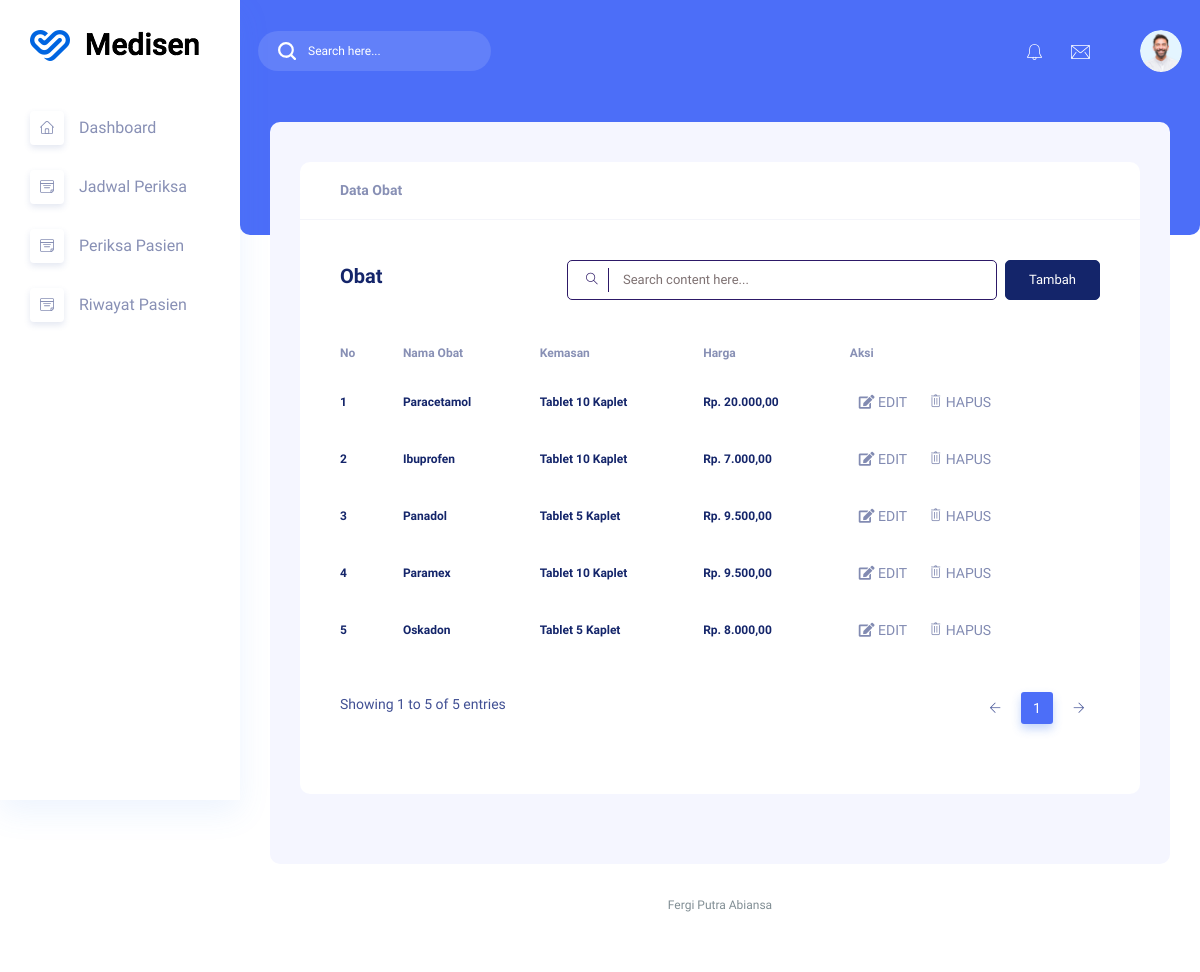
Screenshot of /admin/obat.php (signed in) with the database file from the repository.
### tables this page shows
CREATE TABLE `obat` (
  `id` int(11) UNSIGNED NOT NULL,
  `nama_obat` varchar(50) NOT NULL,
  `kemasan` varchar(35) NOT NULL,
  `harga` int(11) NOT NULL
);

### admin/obat.php (the view, shortened to what this page needs)
<?php
include '../koneksi.php';
$obat = mysqli_query($mysqli, "SELECT * FROM obat");
?>
<!DOCTYPE html>
<html lang="zxx">
<head>
    <link rel="stylesheet" href="../assets/css/bootstrap1.min.css" />
    <link rel="stylesheet" href="../assets/vendors/themefy_icon/themify-icons.css" />
    <link rel="stylesheet" href="../assets/vendors/niceselect/css/nice-select.css" />
    <link rel="stylesheet" href="../assets/vendors/owl_carousel/css/owl.carousel.css" />
    <link rel="stylesheet" href="../assets/vendors/gijgo/gijgo.min.css" />
    <link rel="stylesheet" href="../assets/vendors/font_awesome/css/all.min.css" />
    <link rel="stylesheet" href="../assets/vendors/tagsinput/tagsinput.css" />
    <link rel="stylesheet" href="../assets/vendors/datepicker/date-picker.css" />
    <link rel="stylesheet" href="../assets/vendors/scroll/scrollable.css" />
    <link rel="stylesheet" href="../assets/vendors/datatable/css/jquery.dataTables.min.css" />
    <link rel="stylesheet" href="../assets/vendors/datatable/css/responsive.dataTables.min.css" />
    <link rel="stylesheet" href="../assets/vendors/datatable/css/buttons.dataTables.min.css" />
    <link rel="stylesheet" href="../assets/vendors/text_editor/summernote-bs4.css" />
    <link rel="stylesheet" href="../assets/vendors/morris/morris.css">
    <link rel="stylesheet" href="../assets/vendors/material_icon/material-icons.css" />
    <link rel="stylesheet" href="../assets/css/metisMenu.css">
    <link rel="stylesheet" href="../assets/css/style1.css" />
    <link rel="stylesheet" href="../assets/css/colors/default.css" id="colorSkinCSS">
</head>
<body class="crm_body_bg">
    <?php include '../components/sidebar.php'; ?>
    <section class="main_content dashboard_part large_header_bg">
        <?php include '../components/navbar.php'; ?>
        <div class="main_content_iner ">
            <div class="container-fluid p-0 ">
                <div class="row justify-content-center">
                    <div class="col-lg-12">
                        <div class="white_card card_height_100 mb_30">
                            <div class="white_card_header">
                                <div class="box_header m-0">
                                    <div class="main-title">
                                        <h3 class="m-0">Data Obat</h3>
                                    </div>
                                </div>
                            </div>
                            <div class="white_card_body">
                                <div class="QA_section">
                                    <div class="white_box_tittle list_header">
                                        <h4>Obat</h4>
                                        <div class="box_right d-flex lms_block">
                                            <div class="serach_field_2">
                                                <div class="search_inner">
                                                    <form Active="#">
                                                        <div class="search_field">
                                                            <input type="text" placeholder="Search content here..." />
                                                        </div>
                                                        <button type="submit">
                                                            <i class="ti-search"></i>
                                                        </button>
                                                    </form>
                                                </div>
                                            </div>
                                            <div class="add_button ms-2">
                                                <a href="tambah_obat.php" class="btn_1">
                                                    Tambah
                                                </a>
                                            </div>
                                        </div>
                                    </div>
                                    <div class="QA_table mb_30">
                                        <table class="table lms_table_active">
                                            <thead>
                                                <tr>
                                                    <th scope="col">No</th>
                                                    <th scope="col">Nama Obat</th>
                                                    <th scope="col">Kemasan</th>
                                                    <th scope="col">Harga</th>
                                                    <th scope="col">Aksi</th>
                                                </tr>
                                            </thead>
                                            <tbody>
                                                <?php
                                                $no = 1;
                                                while ($row = mysqli_fetch_array($obat)) {
                                                ?>
                                                    <tr>
                                                        <td><?php echo $no++ ?></td>
                                                        <td><?php echo $row['nama_obat'] ?></td>
                                                        <td><?php echo $row['kemasan'] ?></td>
                                                        <td>Rp. <?php echo number_format($row['harga'], 2, ',', '.') ?></td>
                                                        <td>
                                                            <a href="edit_obat.php?id=<?php echo $row['id']; ?>" class="btn btn-sm"><i class='fas fa-edit'></i> EDIT</a>
                                                            <a href="#" class="btn btn-sm" onclick="confirmDelete('<?php echo $row['id']; ?>', '<?php echo $row['nama_obat']; ?>')"><i class='ti-trash'></i>
                                                                HAPUS
                                                            </a>
                                                        </td>
                                                    </tr>
                                                <?php } ?>
                                            </tbody>
                                        </table>
                                    </div>
                                </div>
                            </div>
                        </div>
                    </div>
                </div>
            </div>
        </div>
        <div class="footer_part">
            <div class="container-fluid">
                <div class="row">
                    <div class="col-lg-12">
                        <div class="footer_iner text-center">
                            <p> Fergi Putra Abiansa </p>
                        </div>
                    </div>
                </div>
            </div>
        </div>
    </section>
</body>
</html>

### rows the page displays
obat: nama_obat "Paracetamol", kemasan "Tablet 10 Kaplet", harga "20.000,00"
obat: nama_obat "Ibuprofen", kemasan "Tablet 10 Kaplet", harga "7.000,00"
obat: nama_obat "Panadol", kemasan "Tablet 5 Kaplet", harga "9.500,00"
obat: nama_obat "Paramex", kemasan "Tablet 10 Kaplet", harga "9.500,00"
obat: nama_obat "Oskadon", kemasan "Tablet 5 Kaplet", harga "8.000,00"
